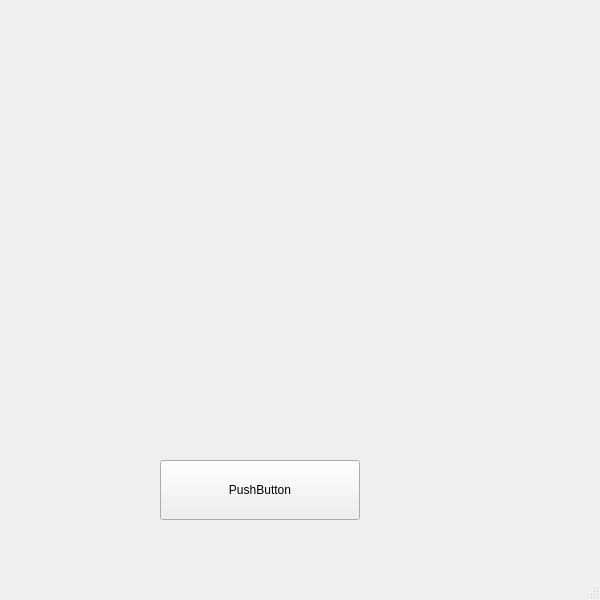
<?xml version="1.0" encoding="UTF-8"?>
<ui version="4.0">
 <class>MainWindow</class>
 <widget class="QMainWindow" name="MainWindow">
  <property name="geometry">
   <rect>
    <x>0</x>
    <y>0</y>
    <width>600</width>
    <height>600</height>
   </rect>
  </property>
  <property name="windowTitle">
   <string>MainWindow</string>
  </property>
  <widget class="QWidget" name="centralwidget">
   <widget class="QPushButton" name="pushButton">
    <property name="geometry">
     <rect>
      <x>160</x>
      <y>460</y>
      <width>200</width>
      <height>60</height>
     </rect>
    </property>
    <property name="text">
     <string>PushButton</string>
    </property>
   </widget>
  </widget>
  <widget class="QMenuBar" name="menubar">
   <property name="geometry">
    <rect>
     <x>0</x>
     <y>0</y>
     <width>600</width>
     <height>27</height>
    </rect>
   </property>
  </widget>
  <widget class="QStatusBar" name="statusbar"/>
 </widget>
 <resources/>
 <connections/>
</ui>
